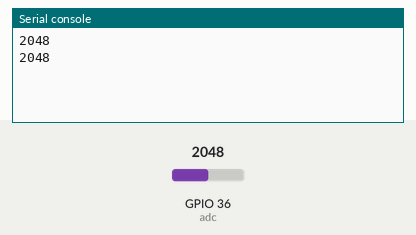
This program was run on a simulated ESP32 board running MicroPython. Parts: the last lines printed to the serial console. Inputs (shaded band) come from the test bench; at power-on: GPIO 36 (adc) = 2048 (analog values on the 0–4095 scale).

Above: at 1.2 s.
1.3 s: GPIO 36 (adc) set to 2866
At 2.6 s:
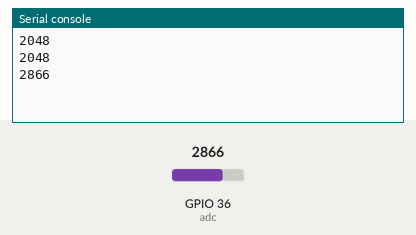
2.8 s: GPIO 36 (adc) set to 3603
At 3.8 s:
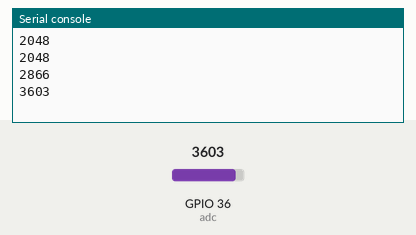
Timing chart, 0 to 5.8 s (numbered marks = the images above; inputs shaded):
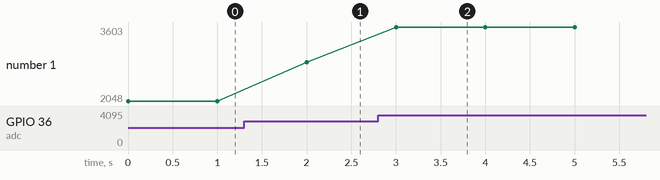

Measured:
- after the input at 1.3 s, the serial console: prints a new line after 0.70 s (image 1)
- after the input at 2.8 s, the serial console: prints a new line after 0.20 s (image 2)
- plotted number 1: 2048 → 2866 after the input at 1.3 s, 2866 → 3603 after the input at 2.8 s

The program:

adc0_test.py
```python
#adc0_test.py
# dew.ninja  June 2021
# test reading from ADC0 (GPIO36)

from machine import Pin, ADC
from utime import sleep_ms

adc = ADC(Pin(36)) #ADC1_CH0
adc.atten(ADC.ATTN_11DB) # range 0 - 3.6 V
while True:
    adcval = adc.read()
    print(adcval)
    sleep_ms(1000)
    
```
